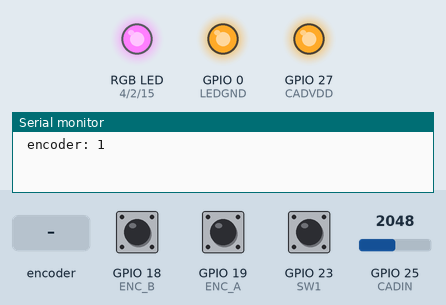
Simulated run of this sketch. Board: ESP32. Shown: an RGB LED mixed from three pins (HIGH = lit), output pins drawn as LEDs (lit = HIGH), the last lines printed to the serial monitor. The inputs (shaded band) are chosen by the test bench; at power-on: GPIO 25 (CADIN) = 2048, GPIO 23 (SW1) HIGH, GPIO 18 (ENC_B) HIGH, GPIO 19 (ENC_A) HIGH.

Above: at 1.2 s.
1.3 s: GPIO 25 (CADIN) set to 1228
At 2.5 s:
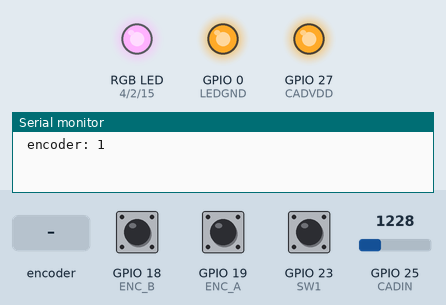
2.8 s: rotary encoder on GPIO 19 (ENC_A) / GPIO 18 (ENC_B) turned 1 step (first pin leading)
At 3.2 s:
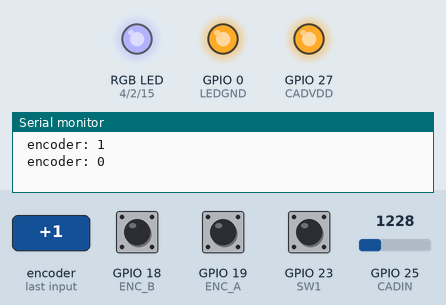
4.5 s: GPIO 23 (SW1) pulled LOW for 0.15 s
At 5.1 s:
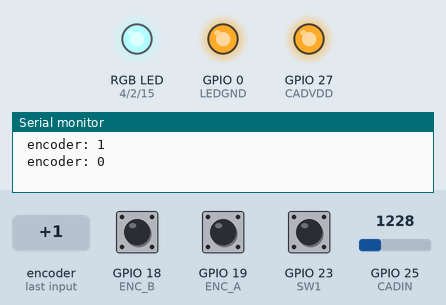
6.1 s: GPIO 25 (CADIN) set to 491
At 7.3 s:
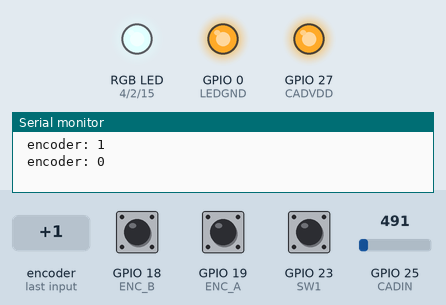
7.6 s: rotary encoder on GPIO 19 (ENC_A) / GPIO 18 (ENC_B) turned 2 steps (second pin leading)
At 9.1 s:
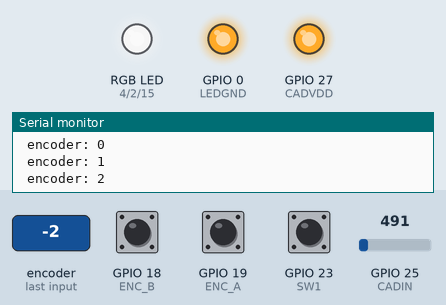
9.5 s: GPIO 25 (CADIN) set to 2047
At 10.1 s:
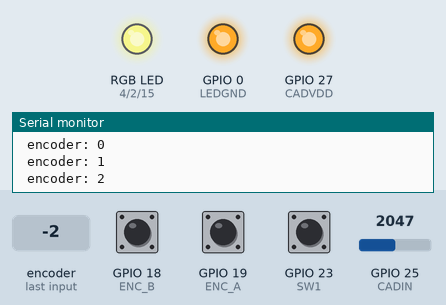
Timing chart, 0 to 12.0 s (numbered marks = the images above; inputs shaded):
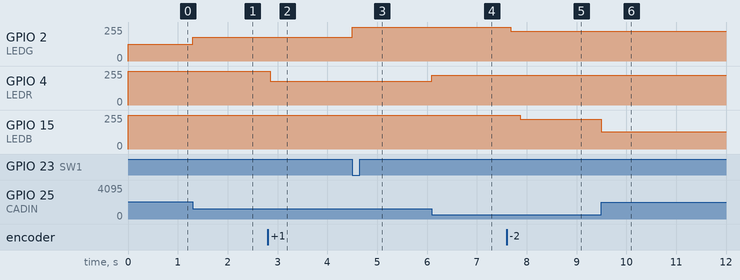

The sketch:

pwm_encoder_cad.ino
```cpp
#define LEDGND 0
#define LEDB 15
#define LEDG 2
#define LEDR 4

#define CADVDD 27
#define CADGND 32
#define CADIN 25

#define SW1 23
#define ENC_A 19
#define ENC_B 18

#define LEDC_CHANNEL_0 0
#define LEDC_CHANNEL_1 1
#define LEDC_CHANNEL_2 2
#define LEDC_TIMER_8_BIT 8
#define LEDC_TIMER_13_BIT 13
#define LEDC_BASE_FREQ 5000

int encoder0Pos = 0;
int color = LEDR;

void setup()
{
  //  reset PINS
  pinMode(LEDGND, OUTPUT);
  pinMode(LEDR, OUTPUT);
  pinMode(LEDG, OUTPUT);
  pinMode(LEDB, OUTPUT);

  pinMode(SW1, INPUT);
  pinMode(ENC_A, INPUT_PULLUP);
  pinMode(ENC_B, INPUT_PULLUP);

  resetLeds();
  ledcSetup(LEDC_CHANNEL_0, LEDC_BASE_FREQ, LEDC_TIMER_8_BIT);
  ledcAttachPin(LEDR, LEDC_CHANNEL_0);
  ledcSetup(LEDC_CHANNEL_1, LEDC_BASE_FREQ, LEDC_TIMER_8_BIT);
  ledcAttachPin(LEDG, LEDC_CHANNEL_1);
  ledcSetup(LEDC_CHANNEL_2, LEDC_BASE_FREQ, LEDC_TIMER_8_BIT);
  ledcAttachPin(LEDB, LEDC_CHANNEL_2);

  pinMode(CADVDD, OUTPUT);
  pinMode(CADGND, OUTPUT);
  pinMode(CADIN, INPUT);
  digitalWrite(CADVDD, HIGH);
  digitalWrite(CADGND, LOW);

  Serial.begin(9600);
}

void loop()
{
  static int ad_Value;
  read_switch();
  read_encoder();
  ad_Value = analogRead(CADIN);
  ledcAnalogWrite(encoder0Pos, ad_Value);
}

/******************************** FNS ********************************/
void resetLeds()
{
  encoder0Pos = 0;
  digitalWrite(LEDGND, HIGH);
  digitalWrite(LEDR, HIGH);
  digitalWrite(LEDG, HIGH);
  digitalWrite(LEDB, HIGH);
}

int switchColor()
{
  return (color == LEDR) ? LEDG : ((color == LEDG) ? LEDB : LEDR);
}

void ledcAnalogWrite(int channel, int value)
{
  int duty = 255 - (value / 16);
  ledcWrite(channel, duty);
}

int read_encoder()
{
  static int n;
  static int encoder0PinALast;
  n = digitalRead(ENC_A);
  if ((encoder0PinALast == LOW) && (n == HIGH))
  {
    if (digitalRead(ENC_B) == LOW)
    {
      encoder0Pos -= 1;
    }
    else
    {
      encoder0Pos += 1;
    }
    print(encoder0Pos, "\n encoder: ");
  }
  encoder0PinALast = n;
  return encoder0Pos;
}

void read_switch()
{
  static boolean cheched;
  if (LOW == digitalRead(SW1) && !cheched)
  {
    cheched = true;
    resetLeds();
    color = switchColor();
  }
  if (HIGH == digitalRead(SW1))
  {
    cheched = false;
  }
}

void print(int value, const char *label)
{
  Serial.print(label);
  Serial.print(value);
}
```

Measured:
- after the input at 1.3 s, GPIO 2 (LEDG): 127/255 → 178/255 at once
- after the input at 2.8 s, GPIO 4 (LEDR): 255/255 → 178/255 after 0.05 s
- after the input at 4.5 s, GPIO 2 (LEDG): 178/255 → 255/255 at once
- after the input at 6.1 s, GPIO 4 (LEDR): 178/255 → 224/255 at once
- after the input at 7.6 s, GPIO 2 (LEDG): 255/255 → 224/255 after 0.08 s; GPIO 15 (LEDB): 255/255 → 224/255 after 0.28 s
- after the input at 9.5 s, GPIO 15 (LEDB): 224/255 → 128/255 at once
